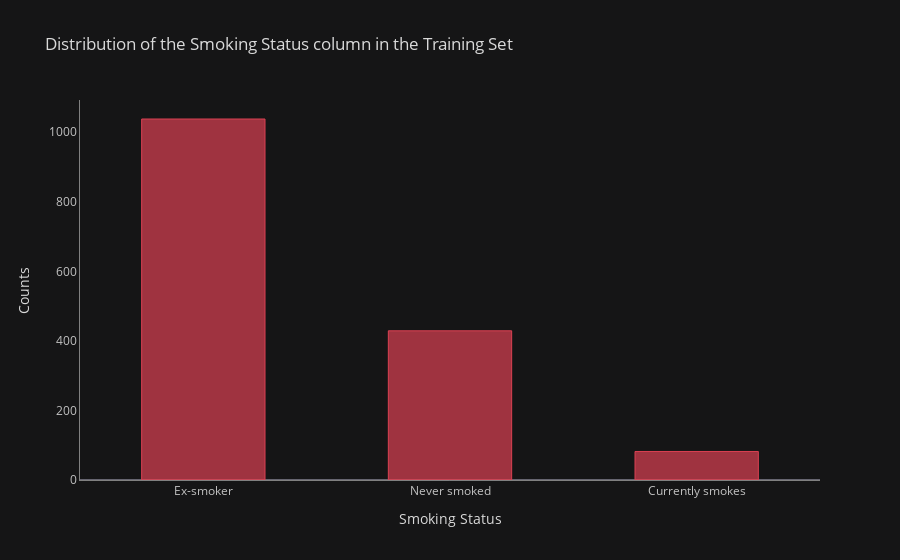

Here is the notebook cell this chart was saved with:
### Markdown cell above
iplot documentation: http://web.quant-platform.com/trial/yves/Plotly_Cufflinks.html and 
https://plotly.com/python/bar-charts/

### Code cell
train_df['SmokingStatus'].value_counts().iplot(kind='bar',
                                              yTitle='Counts',
                                              xTitle='Smoking Status',
                                              title='Distribution of the Smoking Status column in the Training Set',
                                              linecolor='gray', 
                                              opacity=0.7,
                                              color='red',
                                              theme='solar',
                                              bargap=0.5,
                                              showgrid=False
                                              )

### Figure 1 — Plotly figure (JSON) as saved in the notebook; plotly's stock layout.template omitted (floating-point values rounded to 4 significant figures)
{"data": [{"marker": {"color": "rgba(219, 64, 82, 0.7)", "line": {"color": "rgba(219, 64, 82, 1.0)", "width": 1}}, "name": "SmokingStatus", "orientation": "v", "text": "", "type": "bar", "x": ["Ex-smoker", "Never smoked", "Currently smokes"], "y": [1038, 429, 82]}], "layout": {"bargap": 0.5, "legend": {"bgcolor": "#151516", "font": {"color": "#D9D9D9"}}, "paper_bgcolor": "#151516", "plot_bgcolor": "#151516", "title": {"font": {"color": "#D9D9D9"}, "text": "Distribution of the Smoking Status column in the Training Set"}, "xaxis": {"gridcolor": "#434343", "linecolor": "gray", "showgrid": false, "tickfont": {"color": "#C2C2C2"}, "title": {"font": {"color": "#D9D9D9"}, "text": "Smoking Status"}, "zerolinecolor": "#666570"}, "yaxis": {"gridcolor": "#434343", "linecolor": "gray", "showgrid": false, "tickfont": {"color": "#C2C2C2"}, "title": {"font": {"color": "#D9D9D9"}, "text": "Counts"}, "zerolinecolor": "#666570"}}}
